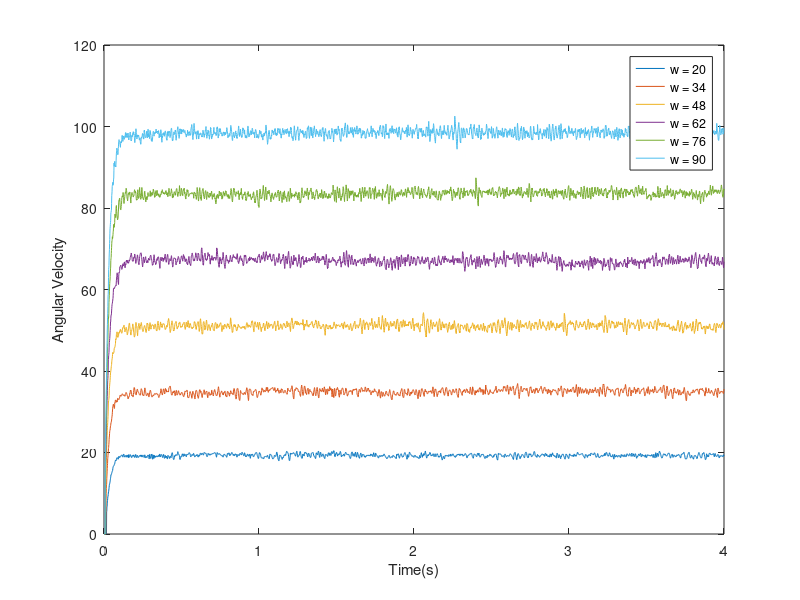

Write the MATLAB code that produced this figure.
w_20 = load("Sim2_20.mat");
w_34 = load("Sim2_34.mat");
w_48 = load("Sim2_48.mat");
w_62 = load("Sim2_62.mat");
w_76 = load("Sim2_76.mat");
w_90 = load("Sim2_90.mat");
figure;
plot(w_20.omega.time, w_20.omega.signals.values,'DisplayName', 'w = 20')
hold on;
plot(w_34.omega.time, w_34.omega.signals.values,'DisplayName', 'w = 34')
plot(w_48.omega.time, w_48.omega.signals.values,'DisplayName', 'w = 48')
plot(w_62.omega.time, w_62.omega.signals.values,'DisplayName', 'w = 62')
plot(w_76.omega.time, w_76.omega.signals.values,'DisplayName', 'w = 76')
plot(w_90.omega.time, w_90.omega.signals.values,'DisplayName', 'w = 90')
hold off;
xlabel('Time(s)') 
ylabel('Angular Velocity') 
legend;